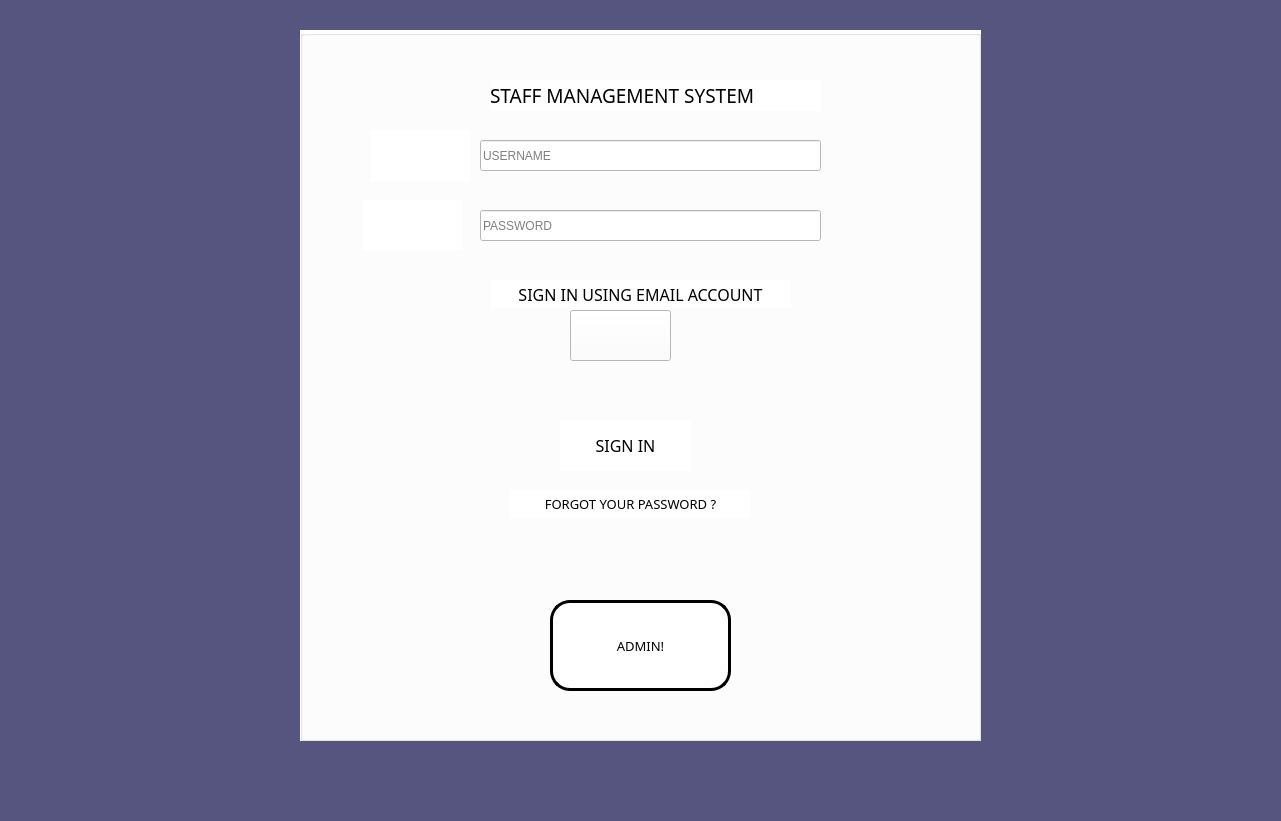
<?xml version="1.0" encoding="UTF-8"?>
<ui version="4.0">
 <class>MainWindow</class>
 <widget class="QMainWindow" name="MainWindow">
  <property name="geometry">
   <rect>
    <x>0</x>
    <y>0</y>
    <width>1281</width>
    <height>821</height>
   </rect>
  </property>
  <property name="windowTitle">
   <string>MainWindow</string>
  </property>
  <property name="styleSheet">
   <string notr="true">background-color: rgb(85, 85, 127);</string>
  </property>
  <widget class="QWidget" name="centralwidget">
   <widget class="QGroupBox" name="groupBox">
    <property name="geometry">
     <rect>
      <x>300</x>
      <y>30</y>
      <width>681</width>
      <height>711</height>
     </rect>
    </property>
    <property name="styleSheet">
     <string notr="true">background-color: rgb(255, 255, 255);</string>
    </property>
    <property name="title">
     <string/>
    </property>
    <widget class="QLabel" name="label_2">
     <property name="geometry">
      <rect>
       <x>190</x>
       <y>50</y>
       <width>331</width>
       <height>31</height>
      </rect>
     </property>
     <property name="font">
      <font>
       <family>Algerian</family>
       <pointsize>14</pointsize>
       <weight>50</weight>
       <bold>false</bold>
      </font>
     </property>
     <property name="text">
      <string>STAFF MANAGEMENT SYSTEM</string>
     </property>
    </widget>
    <widget class="QPushButton" name="signin_staff">
     <property name="geometry">
      <rect>
       <x>260</x>
       <y>390</y>
       <width>131</width>
       <height>51</height>
      </rect>
     </property>
     <property name="font">
      <font>
       <family>Algerian</family>
       <pointsize>12</pointsize>
      </font>
     </property>
     <property name="styleSheet">
      <string notr="true">border:none;</string>
     </property>
     <property name="text">
      <string>SIGN IN</string>
     </property>
     <property name="icon">
      <iconset>
       <normaloff>../../Documents/Project Icons/login_rounded_right_64px.png</normaloff>../../Documents/Project Icons/login_rounded_right_64px.png</iconset>
     </property>
     <property name="iconSize">
      <size>
       <width>45</width>
       <height>45</height>
      </size>
     </property>
    </widget>
    <widget class="QPushButton" name="email_signin">
     <property name="geometry">
      <rect>
       <x>190</x>
       <y>250</y>
       <width>301</width>
       <height>28</height>
      </rect>
     </property>
     <property name="font">
      <font>
       <family>Algerian</family>
       <pointsize>12</pointsize>
      </font>
     </property>
     <property name="styleSheet">
      <string notr="true">BORDER:NONE;</string>
     </property>
     <property name="text">
      <string>SIGN IN USING EMAIL ACCOUNT</string>
     </property>
    </widget>
    <widget class="QPushButton" name="forgot">
     <property name="geometry">
      <rect>
       <x>210</x>
       <y>460</y>
       <width>241</width>
       <height>28</height>
      </rect>
     </property>
     <property name="font">
      <font>
       <family>Algerian</family>
       <pointsize>10</pointsize>
      </font>
     </property>
     <property name="styleSheet">
      <string notr="true">BORDER:NONE;</string>
     </property>
     <property name="text">
      <string>FORGOT YOUR PASSWORD ?</string>
     </property>
    </widget>
    <widget class="QLineEdit" name="password">
     <property name="geometry">
      <rect>
       <x>180</x>
       <y>180</y>
       <width>341</width>
       <height>31</height>
      </rect>
     </property>
     <property name="placeholderText">
      <string>PASSWORD</string>
     </property>
    </widget>
    <widget class="QLineEdit" name="username">
     <property name="geometry">
      <rect>
       <x>180</x>
       <y>110</y>
       <width>341</width>
       <height>31</height>
      </rect>
     </property>
     <property name="placeholderText">
      <string>USERNAME</string>
     </property>
    </widget>
    <widget class="QPushButton" name="pushButton_3">
     <property name="geometry">
      <rect>
       <x>70</x>
       <y>100</y>
       <width>101</width>
       <height>51</height>
      </rect>
     </property>
     <property name="styleSheet">
      <string notr="true">border:none;</string>
     </property>
     <property name="text">
      <string/>
     </property>
     <property name="icon">
      <iconset>
       <normaloff>../../Documents/Project Icons/user_male_64px.png</normaloff>../../Documents/Project Icons/user_male_64px.png</iconset>
     </property>
     <property name="iconSize">
      <size>
       <width>50</width>
       <height>50</height>
      </size>
     </property>
    </widget>
    <widget class="QPushButton" name="pushButton_4">
     <property name="geometry">
      <rect>
       <x>62</x>
       <y>170</y>
       <width>101</width>
       <height>51</height>
      </rect>
     </property>
     <property name="styleSheet">
      <string notr="true">border:none;</string>
     </property>
     <property name="text">
      <string/>
     </property>
     <property name="icon">
      <iconset>
       <normaloff>../../Documents/Project Icons/key_security_64px.png</normaloff>../../Documents/Project Icons/key_security_64px.png</iconset>
     </property>
     <property name="iconSize">
      <size>
       <width>50</width>
       <height>50</height>
      </size>
     </property>
    </widget>
    <widget class="QPushButton" name="email_signin2">
     <property name="geometry">
      <rect>
       <x>270</x>
       <y>280</y>
       <width>101</width>
       <height>51</height>
      </rect>
     </property>
     <property name="text">
      <string/>
     </property>
     <property name="icon">
      <iconset>
       <normaloff>../../Documents/Project Icons/email_64px.png</normaloff>../../Documents/Project Icons/email_64px.png</iconset>
     </property>
     <property name="iconSize">
      <size>
       <width>60</width>
       <height>60</height>
      </size>
     </property>
    </widget>
    <widget class="QPushButton" name="admin_staff">
     <property name="geometry">
      <rect>
       <x>250</x>
       <y>570</y>
       <width>181</width>
       <height>91</height>
      </rect>
     </property>
     <property name="font">
      <font>
       <family>Algerian</family>
       <pointsize>10</pointsize>
      </font>
     </property>
     <property name="styleSheet">
      <string notr="true">border-radius:20px;
border-style:outset;
border-width:3px;
border-color:black;
</string>
     </property>
     <property name="text">
      <string>ADMIN!</string>
     </property>
     <property name="icon">
      <iconset>
       <normaloff>../../Documents/Project Icons/system_administrator_male_120px.png</normaloff>../../Documents/Project Icons/system_administrator_male_120px.png</iconset>
     </property>
     <property name="iconSize">
      <size>
       <width>100</width>
       <height>100</height>
      </size>
     </property>
    </widget>
   </widget>
  </widget>
  <widget class="QMenuBar" name="menubar">
   <property name="geometry">
    <rect>
     <x>0</x>
     <y>0</y>
     <width>1281</width>
     <height>26</height>
    </rect>
   </property>
  </widget>
  <widget class="QStatusBar" name="statusbar"/>
 </widget>
 <resources/>
 <connections/>
</ui>
